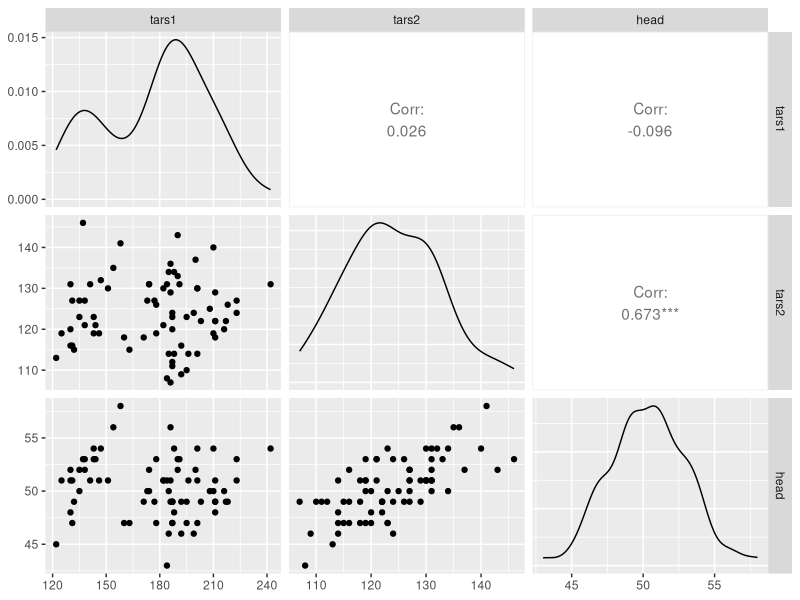

Write the R code that produced this figure. (Note: this script raises an error after producing the figure.)
library(GGally)


### Name: ggpairs
### Title: ggpairs - A ggplot2 generalized pairs plot
### Aliases: ggpairs
### Keywords: hplot

### ** Examples

 # small function to display plots only if it's interactive
 p_ <- GGally::print_if_interactive


## Quick example, with and without colour
data(flea)
ggpairs(flea, columns = 2:4)
pm <- ggpairs(flea, columns = 2:4, ggplot2::aes(colour=species))
p_(pm)
# Note: colour should be categorical, else you will need to reset
# the upper triangle to use points instead of trying to compute corr

data(tips, package = "reshape")
pm <- ggpairs(tips[, 1:3])
p_(pm)
pm <- ggpairs(tips, 1:3, columnLabels = c("Total Bill", "Tip", "Sex"))
p_(pm)
pm <- ggpairs(tips, upper = "blank")
p_(pm)

## Plot Types
# Change default plot behavior
pm <- ggpairs(
  tips[, c(1, 3, 4, 2)],
  upper = list(continuous = "density", combo = "box_no_facet"),
  lower = list(continuous = "points", combo = "dot_no_facet")
)
p_(pm)
# Supply Raw Functions (may be user defined functions!)
pm <- ggpairs(
  tips[, c(1, 3, 4, 2)],
  upper = list(continuous = ggally_density, combo = ggally_box_no_facet),
  lower = list(continuous = ggally_points, combo = ggally_dot_no_facet)
)
p_(pm)

# Use sample of the diamonds data
data(diamonds, package="ggplot2")
diamonds.samp <- diamonds[sample(1:dim(diamonds)[1], 1000), ]

# Different aesthetics for different plot sections and plot types
pm <- ggpairs(
 diamonds.samp[, 1:5],
 mapping = ggplot2::aes(color = cut),
 upper = list(continuous = wrap("density", alpha = 0.5), combo = "box_no_facet"),
 lower = list(continuous = wrap("points", alpha = 0.3), combo = wrap("dot_no_facet", alpha = 0.4)),
 title = "Diamonds"
)
p_(pm)

## Axis Label Variations
# Only Variable Labels on the diagonal (no axis labels)
pm <- ggpairs(tips[, 1:3], axisLabels="internal")
p_(pm)
# Only Variable Labels on the outside (no axis labels)
pm <- ggpairs(tips[, 1:3], axisLabels="none")
p_(pm)

## Facet Label Variations
#  Default:
df_x <- rnorm(100)
df_y <- df_x + rnorm(100, 0, 0.1)
df <- data.frame(x = df_x, y = df_y, c = sqrt(df_x^2 + df_y^2))
pm <- ggpairs(
  df,
  columnLabels = c("alpha[foo]", "alpha[bar]", "sqrt(alpha[foo]^2 + alpha[bar]^2)")
)
p_(pm)
#  Parsed labels:
pm <- ggpairs(
  df,
  columnLabels = c("alpha[foo]", "alpha[bar]", "sqrt(alpha[foo]^2 + alpha[bar]^2)"),
  labeller = "label_parsed"
)
p_(pm)

## Plot Insertion Example
custom_car <- ggpairs(mtcars[, c("mpg", "wt", "cyl")], upper = "blank", title = "Custom Example")
# ggplot example taken from example(geom_text)
  plot <- ggplot2::ggplot(mtcars, ggplot2::aes(x=wt, y=mpg, label=rownames(mtcars)))
  plot <- plot +
    ggplot2::geom_text(ggplot2::aes(colour=factor(cyl)), size = 3) +
    ggplot2::scale_colour_discrete(l=40)
custom_car[1, 2] <- plot
personal_plot <- ggally_text(
  "ggpairs allows you\nto put in your\nown plot.\nLike that one.\n <---"
)
custom_car[1, 3] <- personal_plot
p_(custom_car)

## Remove binwidth warning from ggplot2
# displays warning about picking a better binwidth
pm <- ggpairs(tips, 2:3)
p_(pm)
# no warning displayed
pm <- ggpairs(tips, 2:3, lower = list(combo = wrap("facethist", binwidth = 0.5)))
p_(pm)
# no warning displayed with user supplied function
pm <- ggpairs(tips, 2:3, lower = list(combo = wrap(ggally_facethist, binwidth = 0.5)))
p_(pm)
